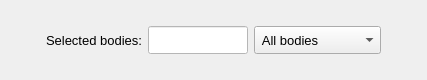
       <widget class="QFrame" name="frame_6">
        <property name="minimumSize">
         <size>
          <width>400</width>
          <height>40</height>
         </size>
        </property>
        <property name="maximumSize">
         <size>
          <width>16777215</width>
          <height>80</height>
         </size>
        </property>
        <property name="frameShape">
         <enum>QFrame::NoFrame</enum>
        </property>
        <property name="frameShadow">
         <enum>QFrame::Raised</enum>
        </property>
        <property name="lineWidth">
         <number>1</number>
        </property>
        <layout class="QGridLayout" name="gridLayout_8">
         <property name="leftMargin">
          <number>6</number>
         </property>
         <property name="topMargin">
          <number>6</number>
         </property>
         <property name="rightMargin">
          <number>6</number>
         </property>
         <property name="bottomMargin">
          <number>6</number>
         </property>
         <item row="0" column="3">
          <widget class="QComboBox" name="comboBox_attribution_type">
           <property name="minimumSize">
            <size>
             <width>0</width>
             <height>28</height>
            </size>
           </property>
           <property name="maximumSize">
            <size>
             <width>16777215</width>
             <height>28</height>
            </size>
           </property>
           <property name="font">
            <font>
             <pointsize>10</pointsize>
            </font>
           </property>
           <item>
            <property name="text">
             <string> All bodies</string>
            </property>
           </item>
           <item>
            <property name="text">
             <string> Selected bodies</string>
            </property>
           </item>
          </widget>
         </item>
         <item row="0" column="4">
          <spacer name="horizontalSpacer_6">
           <property name="orientation">
            <enum>Qt::Horizontal</enum>
           </property>
           <property name="sizeHint" stdset="0">
            <size>
             <width>40</width>
             <height>20</height>
            </size>
           </property>
          </spacer>
         </item>
         <item row="0" column="0">
          <spacer name="horizontalSpacer_7">
           <property name="orientation">
            <enum>Qt::Horizontal</enum>
           </property>
           <property name="sizeHint" stdset="0">
            <size>
             <width>40</width>
             <height>20</height>
            </size>
           </property>
          </spacer>
         </item>
         <item row="0" column="1">
          <widget class="QLabel" name="label_12">
           <property name="minimumSize">
            <size>
             <width>0</width>
             <height>28</height>
            </size>
           </property>
           <property name="maximumSize">
            <size>
             <width>120</width>
             <height>28</height>
            </size>
           </property>
           <property name="font">
            <font>
             <family>MS Shell Dlg 2</family>
             <pointsize>10</pointsize>
             <weight>50</weight>
             <bold>false</bold>
            </font>
           </property>
           <property name="text">
            <string>Selected bodies:</string>
           </property>
           <property name="textFormat">
            <enum>Qt::AutoText</enum>
           </property>
           <property name="alignment">
            <set>Qt::AlignRight|Qt::AlignTrailing|Qt::AlignVCenter</set>
           </property>
          </widget>
         </item>
         <item row="0" column="2">
          <widget class="QLineEdit" name="lineEdit_selection_id">
           <property name="enabled">
            <bool>true</bool>
           </property>
           <property name="minimumSize">
            <size>
             <width>100</width>
             <height>28</height>
            </size>
           </property>
           <property name="maximumSize">
            <size>
             <width>100</width>
             <height>28</height>
            </size>
           </property>
           <property name="font">
            <font>
             <pointsize>10</pointsize>
            </font>
           </property>
           <property name="focusPolicy">
            <enum>Qt::ClickFocus</enum>
           </property>
           <property name="styleSheet">
            <string notr="true">QLineEdit{background-color: rgb(255, 255, 255); color: rgb(0, 0, 0)}
QLineEdit:disabled {background-color: rgb(230, 230, 230); color: rgb(120, 120, 120)}</string>
           </property>
           <property name="text">
            <string/>
           </property>
           <property name="alignment">
            <set>Qt::AlignCenter</set>
           </property>
          </widget>
         </item>
        </layout>
       </widget>
